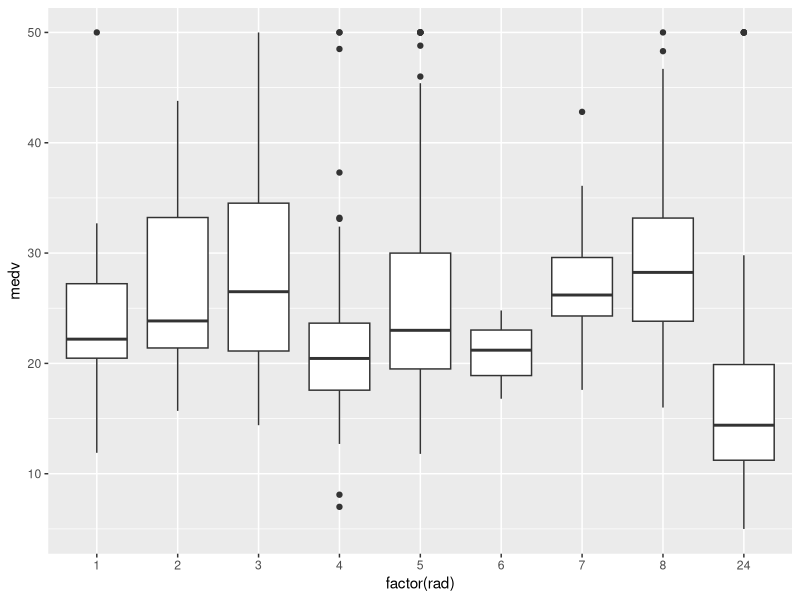

The R source for this figure:
library("MASS") # for Boston Housing data
library("ggplot2")
ggplot(Boston, aes(x=factor(rad), y=medv)) + geom_boxplot() 
